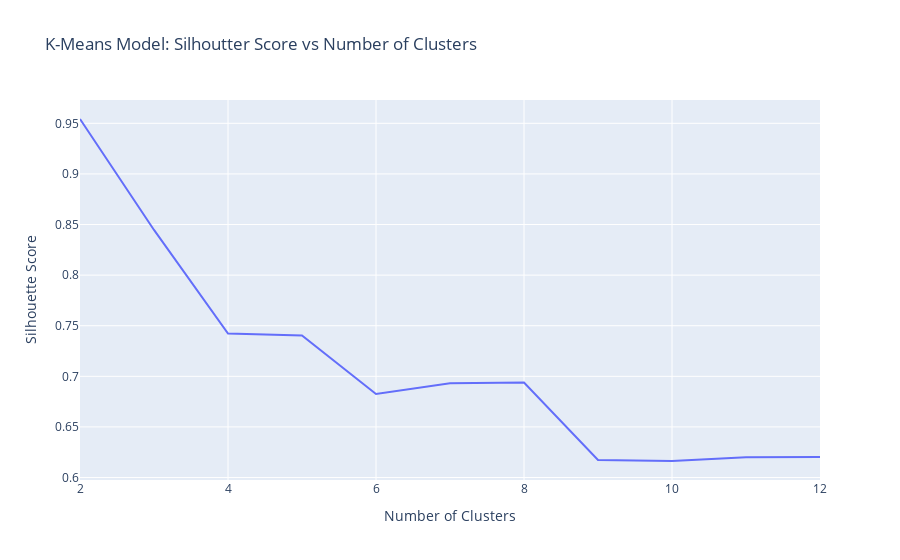

The code cell stored with this chart in its notebook:
### Code cell
# Create a line plot of `silhouette_scores` vs `n_clusters`
fig = px.line(x=n_clusters, y=silhouette_scores, title="K-Means Model: Silhoutter Score vs Number of Clusters")
fig.update_layout(xaxis_title="Number of Clusters", yaxis_title="Silhouette Score")
# Don't delete the code below 👇
fig.write_image("images/line_plt_SilClus.png", scale=1, height=500, width=700)

fig.show()

### Figure 1 — Plotly figure (JSON) as saved in the notebook; plotly's stock layout.template omitted (floating-point values rounded to 4 significant figures)
{"data": [{"hovertemplate": "x=%{x}<br>y=%{y}<extra></extra>", "legendgroup": "", "line": {"color": "#636efa", "dash": "solid"}, "marker": {"symbol": "circle"}, "mode": "lines", "name": "", "orientation": "v", "showlegend": false, "type": "scatter", "x": [2, 3, 4, 5, 6, 7, 8, 9, 10, 11, 12], "xaxis": "x", "y": [0.9543, 0.8447, 0.7422, 0.7405, 0.6826, 0.6931, 0.6938, 0.6174, 0.6163, 0.6201, 0.6203], "yaxis": "y"}], "layout": {"legend": {"tracegroupgap": 0}, "title": {"text": "K-Means Model: Silhoutter Score vs Number of Clusters"}, "xaxis": {"anchor": "y", "domain": [0, 1], "title": {"text": "Number of Clusters"}}, "yaxis": {"anchor": "x", "domain": [0, 1], "title": {"text": "Silhouette Score"}}}}
